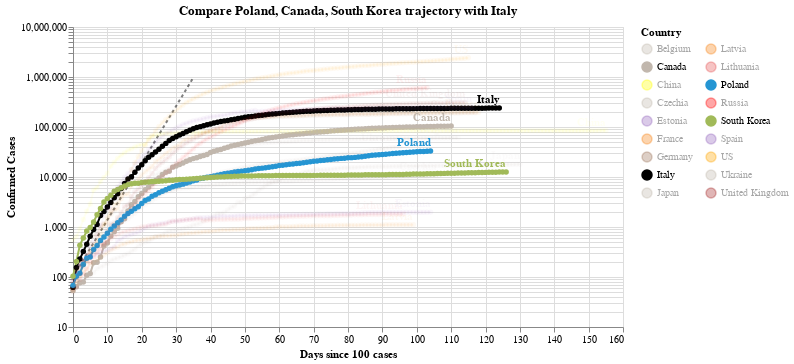

Notebook code cell kept with this figure:
### Code cell
#hide_input
chart3 = make_since_chart(dff2, ['Poland', 'Canada', 'South Korea'], baseline_countries)
chart3

### Figure 1 — Vega-Lite specification as saved in the notebook (floating-point values rounded to 4 significant figures; data arrays with more than 128 entries replaced by an {"elided": "..."} marker saying what was removed)
{"config": {"view": {"continuousWidth": 400, "continuousHeight": 300}}, "layer": [{"data": {"name": "data-628230001892d6798b50651be41d1b3e"}, "mark": {"type": "line", "color": "black", "opacity": 0.5, "strokeDash": [3, 3]}, "encoding": {"x": {"type": "quantitative", "field": "Days since 100 cases"}, "y": {"type": "quantitative", "field": "Confirmed Cases"}}}, {"data": {"name": "data-ab7d8306168a25d8ab734f0208bad2ff"}, "mark": {"type": "line", "point": true}, "encoding": {"color": {"type": "nominal", "field": "Country", "legend": {"columns": 2}, "scale": {"domain": ["Belgium", "Canada", "China", "Czechia", "Estonia", "France", "Germany", "Italy", "Japan", "Latvia", "Lithuania", "Poland", "Russia", "South Korea", "Spain", "US", "Ukraine", "United Kingdom"], "range": ["#C1B7AD", "#C1B7AD", "yellow", "#C1B7AD", "#9467bd", "#F58518", "#9D755D", "black", "#C1B7AD", "#F58518", "#E45756", "#2495D3", "red", "#A1BA59", "#9467bd", "orange", "#C1B7AD", "brown"]}}, "opacity": {"condition": {"value": 1, "selection": "selector006"}, "value": 0.05}, "tooltip": [{"type": "nominal", "field": "Country"}, {"type": "temporal", "field": "Date"}, {"type": "quantitative", "field": "Confirmed Cases"}, {"type": "quantitative", "field": "Days since 100 cases"}], "x": {"type": "quantitative", "field": "Days since 100 cases"}, "y": {"type": "quantitative", "field": "Confirmed Cases", "scale": {"type": "log"}}}, "selection": {"selector006": {"type": "multi", "fields": ["Country"], "bind": "legend", "init": [{"Country": "Poland"}, {"Country": "Canada"}, {"Country": "South Korea"}, {"Country": "Italy"}]}}, "width": 550}, {"data": {"name": "data-ab7d8306168a25d8ab734f0208bad2ff"}, "mark": {"type": "text", "align": "right", "dy": -8, "fontWeight": "bold"}, "encoding": {"color": {"type": "nominal", "field": "Country", "legend": {"columns": 2}, "scale": {"domain": ["Belgium", "Canada", "China", "Czechia", "Estonia", "France", "Germany", "Italy", "Japan", "Latvia", "Lithuania", "Poland", "Russia", "South Korea", "Spain", "US", "Ukraine", "United Kingdom"], "range": ["#C1B7AD", "#C1B7AD", "yellow", "#C1B7AD", "#9467bd", "#F58518", "#9D755D", "black", "#C1B7AD", "#F58518", "#E45756", "#2495D3", "red", "#A1BA59", "#9467bd", "orange", "#C1B7AD", "brown"]}}, "opacity": {"condition": {"value": 1, "selection": "selector006"}, "value": 0.05}, "text": {"type": "nominal", "field": "Country"}, "tooltip": [{"type": "nominal", "field": "Country"}, {"type": "temporal", "field": "Date"}, {"type": "quantitative", "field": "Confirmed Cases"}, {"type": "quantitative", "field": "Days since 100 cases"}], "x": {"type": "quantitative", "field": "Days since 100 cases"}, "y": {"type": "quantitative", "field": "Confirmed Cases", "scale": {"type": "log"}}}, "transform": [{"filter": "(datum['Date'] >= 1593043200000)"}], "width": 550}], "title": "Compare Poland, Canada, South Korea trajectory with Italy", "$schema": "https://vega.github.io/schema/vega-lite/v4.0.2.json", "datasets": {"data-628230001892d6798b50651be41d1b3e": [{"Days since 100 cases": 0, "Confirmed Cases": 100.0}, {"Days since 100 cases": 1, "Confirmed Cases": 130.0}, {"Days since 100 cases": 2, "Confirmed Cases": 169.0}, {"Days since 100 cases": 3, "Confirmed Cases": 219.7}, {"Days since 100 cases": 4, "Confirmed Cases": 285.6}, {"Days since 100 cases": 5, "Confirmed Cases": 371.3}, {"Days since 100 cases": 6, "Confirmed Cases": 482.7}, {"Days since 100 cases": 7, "Confirmed Cases": 627.5}, {"Days since 100 cases": 8, "Confirmed Cases": 815.7}, {"Days since 100 cases": 9, "Confirmed Cases": 1060.0}, {"Days since 100 cases": 10, "Confirmed Cases": 1379.0}, {"Days since 100 cases": 11, "Confirmed Cases": 1792.0}, {"Days since 100 cases": 12, "Confirmed Cases": 2330.0}, {"Days since 100 cases": 13, "Confirmed Cases": 3029.0}, {"Days since 100 cases": 14, "Confirmed Cases": 3937.0}, {"Days since 100 cases": 15, "Confirmed Cases": 5119.0}, {"Days since 100 cases": 16, "Confirmed Cases": 6654.0}, {"Days since 100 cases": 17, "Confirmed Cases": 8650.0}, {"Days since 100 cases": 18, "Confirmed Cases": 11250.0}, {"Days since 100 cases": 19, "Confirmed Cases": 14620.0}, {"Days since 100 cases": 20, "Confirmed Cases": 19000.0}, {"Days since 100 cases": 21, "Confirmed Cases": 24710.0}, {"Days since 100 cases": 22, "Confirmed Cases": 32120.0}, {"Days since 100 cases": 23, "Confirmed Cases": 41750.0}, {"Days since 100 cases": 24, "Confirmed Cases": 54280.0}, {"Days since 100 cases": 25, "Confirmed Cases": 70560.0}, {"Days since 100 cases": 26, "Confirmed Cases": 91730.0}, {"Days since 100 cases": 27, "Confirmed Cases": 119300.0}, {"Days since 100 cases": 28, "Confirmed Cases": 155000.0}, {"Days since 100 cases": 29, "Confirmed Cases": 201500.0}, {"Days since 100 cases": 30, "Confirmed Cases": 262000.0}, {"Days since 100 cases": 31, "Confirmed Cases": 340600.0}, {"Days since 100 cases": 32, "Confirmed Cases": 442800.0}, {"Days since 100 cases": 33, "Confirmed Cases": 575600.0}, {"Days since 100 cases": 34, "Confirmed Cases": 748300.0}, {"Days since 100 cases": 35, "Confirmed Cases": 972800.0}], "data-ab7d8306168a25d8ab734f0208bad2ff": {"elided": "2062 records"}}}
